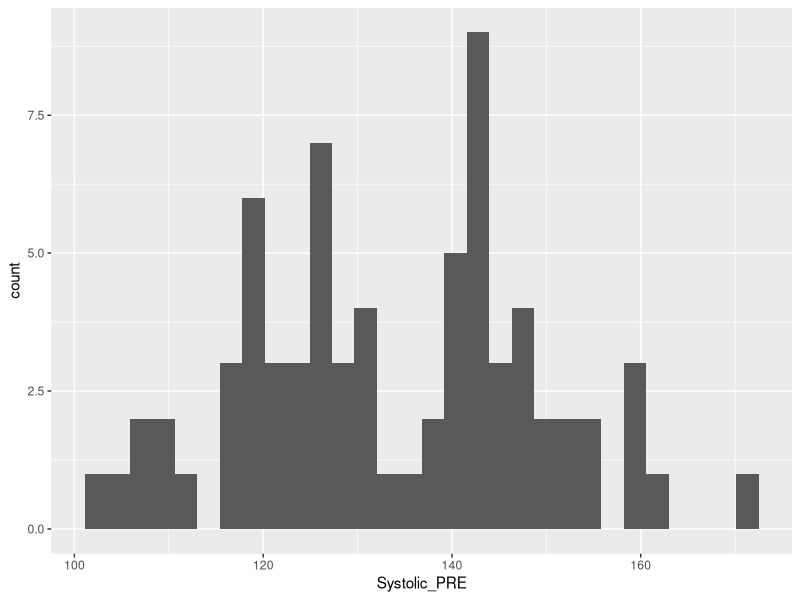
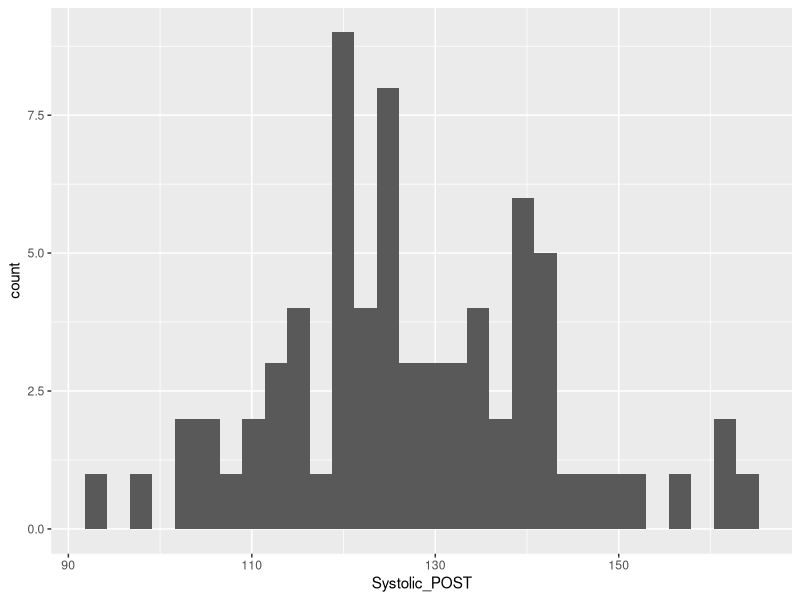

Write R code to recreate these figures, in order.
## ---- chunk 1
rm(list=ls())
library(readxl)
library(tidyverse)

## ---- chunk 2
Exercise_df=
   read.csv("./data/Exercise.csv")
## ---- chunk 3
#creating intervention group dataframe
Exercise_df_intervention  =
Exercise_df %>%
  filter(Group==1) %>%
  mutate(difference = Systolic_POST - Systolic_PRE)



## ---- chunk 4
#perform paired-t.test
sd_diff<-sd(pull(Exercise_df_intervention,difference))
test_weight<-mean(pull(Exercise_df_intervention,difference))/(sd_diff/sqrt(length(pull(Exercise_df_intervention,difference))))
#perform paired-t.test using build-in function
t.test(pull(Exercise_df_intervention,Systolic_POST), pull(Exercise_df_intervention,Systolic_PRE), paired=T, alternative="less")
## ---- chunk 5
#creating control group dataframe
Exercise_df_control  =
Exercise_df %>%
  filter(Group==0) %>%
  mutate(difference = Systolic_POST - Systolic_PRE)


## ---- chunk 6
#perform paired-t.test 
sd_diff<-sd(pull(Exercise_df_control,difference))
test_weight<-mean(pull(Exercise_df_control,difference))/(sd_diff/sqrt(length(pull(Exercise_df_control,difference))))
#perform paired-t.test using build-in function
t.test(pull(Exercise_df_control,Systolic_POST), pull(Exercise_df_control,Systolic_PRE), paired=T, alternative="less")
## ---- chunk 7
ggplot(Exercise_df, aes(x=Systolic_PRE)) +
  geom_histogram()
ggplot(Exercise_df, aes(x=Systolic_POST)) +
  geom_histogram()
## ---- chunk 8
#generae a randome sample with size=20, mean=120, sd=15
set.seed(2761)
rs1=rnorm(20, mean = 120, sd = 15)

#calculate the criticle value
(mean(rs1)-120)/(sd(rs1)/length(rs1))
## ---- chunk 9
#creat two empty list
  l <- list()
result=list()

#generae 100 random sample with size=20, mean=120, sd=15 and store them in newly creatd list L, then record the decision of each random sample in list "result"
set.seed(2761)
for (i in 1:100){
l[i] <- list(rnorm(20, mean = 120, sd = 15))
result[i] = ifelse((mean(l[[i]])-120)/(sd(l[[i]])/length(l[[i]])) < -1.645,1,0)
}

#convert list into columns
result_df = c(unlist(result))

#show the frequency of each decision
table(result_df)
## ---- chunk 10

#create two empty list
  l <- list()
result=list()

#generae 1000 random sample with size=20, mean=120, sd=15 and store them in newly creatd list L, then record the decision of each random sample in list "result"
set.seed(2761)
for (i in 1:1000){
l[i] <- list(rnorm(20, mean = 120, sd = 15))
result[i] = ifelse((mean(l[[i]])-120)/(sd(l[[i]])/length(l[[i]])) < -1.645,1,0)
}

#convert list into columns
result_df = c(unlist(result))

#show the frequency of each decision
table(result_df)
